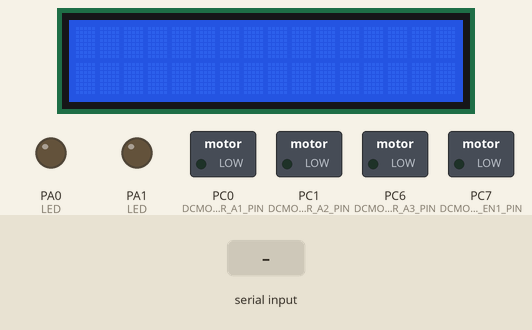
This program was run on a simulated ATmega32, built with avr-gcc and emulated at 16 MHz. Shown: 16×2 character LCD, switched loads named in the program (green lamp = pin HIGH), output pins drawn as LEDs (lit = HIGH). Wiring (inferred from the names in the program): character LCD (HD44780): RS PB0; E PB1; data PA4, PA5, PA6, PA7. The test bench sets the inputs (shaded band). Pins used as bus, display or sensor lines are not drawn.

Above: at 1.2 s.
1.3 s: "F" received over Serial
At 2.5 s:
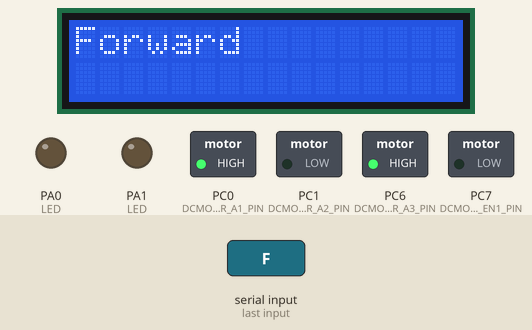
2.8 s: "B" received over Serial
At 3.7 s:
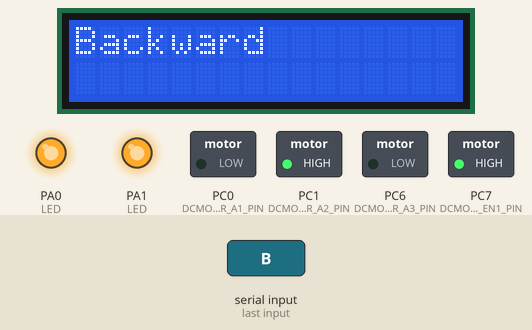
4.3 s: "L" received over Serial
At 5.5 s:
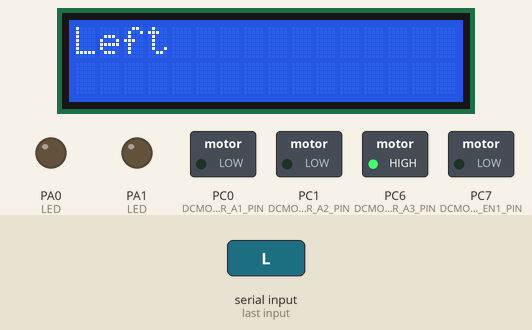
5.8 s: "R" received over Serial
At 7.0 s:
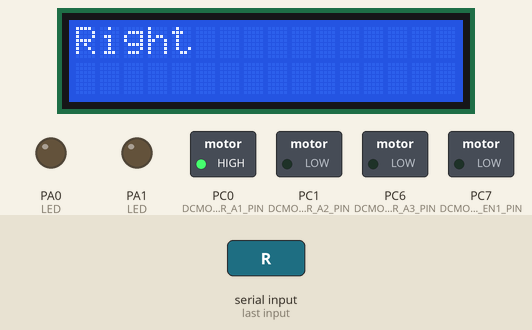
7.3 s: "S" received over Serial
At 8.0 s:
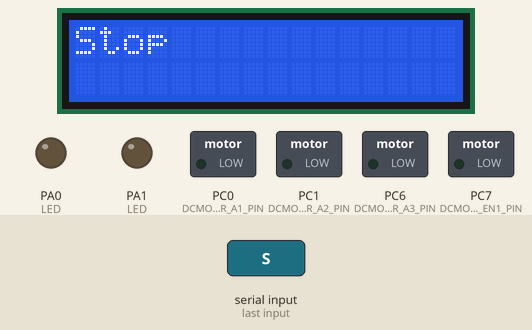
Timing chart, 0 to 9.8 s (numbered marks = the images above; inputs shaded):
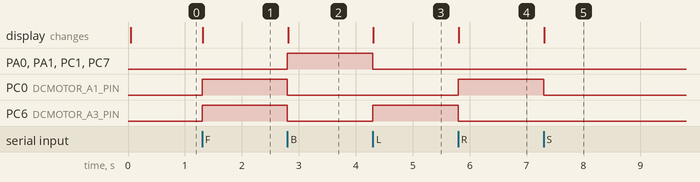

The program:

main.c
```c
/*
 * Project_2.c
 *
 * Created: 8/7/2026 6:40:03 PM
 * Author : Eltawel
 */

#include "main.h"


int main(void)
{

	TIM0_voidInit();
	TIM2_voidInit();
	UART_voidInit();
	DCMOTOR_voidInit();
	LCD_voidInit();

    while (1)
    {
		u8 Loc_UART_ReceivedCommand = UART_u8ReceiveData();

		switch(Loc_UART_ReceivedCommand)
		{
			case 'F':
				LED_voidOFF(DIO_PORTA, DIO_PIN0);
				LED_voidOFF(DIO_PORTA, DIO_PIN1);
				DCMOTOR_voidForward(70);
				LCD_voidClear();
				LCD_voidSendString((u8*)"Forward");
				break;

			case 'B':
				DCMOTOR_voidReverse(50);
				LED_voidON(DIO_PORTA, DIO_PIN0);
				LED_voidON(DIO_PORTA, DIO_PIN1);
				LCD_voidClear();
				LCD_voidSendString((u8*)"Backward");
				break;

			case 'L':
				LED_voidOFF(DIO_PORTA, DIO_PIN0);
				LED_voidOFF(DIO_PORTA, DIO_PIN1);
				DCMOTOR_voidLeft(70);
				LCD_voidClear();
				LCD_voidSendString((u8*)"Left");
				break;

			case 'R':
				LED_voidOFF(DIO_PORTA, DIO_PIN0);
				LED_voidOFF(DIO_PORTA, DIO_PIN1);
				DCMOTOR_voidRight(70);
				LCD_voidClear();
				LCD_voidSendString((u8*)"Right");
				break;

			case 'S':
				LED_voidOFF(DIO_PORTA, DIO_PIN0);
				LED_voidOFF(DIO_PORTA, DIO_PIN1);
				DCMOTOR_voidStop(0);
				LCD_voidClear();
				LCD_voidSendString((u8*)"Stop");
				break;

			default:

			break;
		}
    }
}
```

main.h
```c
/*
 * main.h
 *
 * Created: 8/7/2026 6:42:55 PM
 *  Author: Eltawel
 */


#ifndef MAIN_H_
#define MAIN_H_

/************************************************************************/
/*                               INCLUDES                               */
/************************************************************************/

/* LIB */
#include "../LIB/Platform_CFG.h"
#include "../LIB/STD_TYPES.h"
#include "../LIB/BIT_MATH.h"

/* MCAL */
#include "../MCAL/DIO/DIO_interface.h"
#include "../MCAL/UART/UART_interface.h"
#include "../MCAL/TIM0/TIM0_interface.h"
#include "../MCAL/TIM2/TIM2_interface.h"

/* HAL */
#include "../HAL/LED/LED_interface.h"
#include "../HAL/BUZZER/BUZZER_interface.h"
#include "../HAL/LCD/LCD_interface.h"
#include "../HAL/DC_MOTOR/DCMOTOR_interface.h"

#endif /* MAIN_H_ */
```

DCMOTOR_CFG.h
```c
/*
 * DCMOTOR_CFG.h
 *
 * Created: 8/8/2026 8:11:09 PM
 *  Author: Eltawel
 */


#ifndef DCMOTOR_CFG_H_
#define DCMOTOR_CFG_H_

#define DCMOTOR_EN1_PORT			DIO_PORTC
#define DCMOTOR_EN1_PIN				DIO_PIN7

#define DCMOTOR_EN2_PORT			DIO_PORTC
#define DCMOTOR_EN2_PIN				DIO_PIN7

#define DCMOTOR_PORT				DIO_PORTC

#define DCMOTOR_A1_PIN				DIO_PIN0
#define DCMOTOR_A2_PIN				DIO_PIN1
#define DCMOTOR_A3_PIN				DIO_PIN6
#define DCMOTOR_A4_PIN				DIO_PIN7

#endif /* DCMOTOR_CFG_H_ */
```

LCD_CFG.h
```c
/*
 * LCD_CFG.h
 *
 * Created: 8/8/2026 5:34:57 PM
 *  Author: Eltawel
 */


#ifndef LCD_CFG_H_
#define LCD_CFG_H_

/* LCD Control Port Dir */
#define LCD_CPORT_DIR			0x03

/* LCD Data Port Dir */
#define LCD_DPORT_DIR			0xF0

/* LCD Control PORT */
#define LCD_CPORT				DIO_PORTB

/* LCD Contrl Pins */
#define LCD_RS_PIN				DIO_PIN0
//#define LCD_RW_PIN			GND
#define LCD_E_PIN				DIO_PIN1

/* LCD Data PORT */
#define LCD_DPORT				DIO_PORTA

/* LCD Data Pins */
#define LCD_D4_PIN				DIO_PIN4
#define LCD_D5_PIN				DIO_PIN5
#define LCD_D6_PIN				DIO_PIN6
#define LCD_D7_PIN				DIO_PIN7

/* LCD Bits */
#define LCD_4_BIT				4


#endif /* LCD_CFG_H_ */
```

BUZZER_interface.h
```c
/*
 * BUZZER_interface.h
 *
 * Created: 8/8/2026 5:30:33 PM
 *  Author: Eltawel
 */


#ifndef BUZZER_INTERFACE_H_
#define BUZZER_INTERFACE_H_

/**
 * @brief Turns ON the buzzer connected to the given port and pin.
 * @param copy_u8port Port ID the buzzer (driving transistor's base) is connected to.
 * @param copy_u8pin  Pin number within the port (0-7).
 * @return None
 * @note The buzzer is driven indirectly through an NPN transistor switch
 *       (base connected via a current-limiting resistor to this pin).
 *       The pin must be configured as OUTPUT beforehand (via the DIO driver).
 */
void BUZZER_voidON(u8 copy_u8port, u8 copy_u8pin);

/**
 * @brief Turns OFF the buzzer connected to the given port and pin.
 * @param copy_u8port Port ID the buzzer driving pin is connected to.
 * @param copy_u8pin  Pin number within the port (0-7).
 * @return None
 */
void BUZZER_voidOFF(u8 copy_u8port, u8 copy_u8pin);

/**
 * @brief Toggles the current state of the buzzer (ON becomes OFF and
 *        vice versa).
 * @param copy_u8port Port ID the buzzer driving pin is connected to.
 * @param copy_u8pin  Pin number within the port (0-7).
 * @return None
 */
void BUZZER_voidToggle(u8 copy_u8port, u8 copy_u8pin);

#endif /* BUZZER_INTERFACE_H_ */
```

BUZZER_prog.c
```c
/*
 * BUZZER_prog.c
 *
 * Created: 8/8/2026 5:30:44 PM
 *  Author: Eltawel
 */

#include "../../LIB/STD_TYPES.h"
#include "../../LIB/BIT_MATH.h"
#include "../../MCAL/DIO/DIO_interface.h"
#include "BUZZER_interface.h"

void BUZZER_voidON(u8 copy_u8port, u8 copy_u8pin)
{
	DIO_voidSetPinDir(copy_u8port, copy_u8pin, OUTPUT);
	DIO_voidSetPinVal(copy_u8port, copy_u8pin, HIGH);
}

void BUZZER_voidOFF(u8 copy_u8port, u8 copy_u8pin)
{
	DIO_voidSetPinDir(copy_u8port, copy_u8pin, OUTPUT);
	DIO_voidSetPinVal(copy_u8port, copy_u8pin, LOW);
}

void BUZZER_voidToggle(u8 copy_u8port, u8 copy_u8pin)
{
	DIO_voidSetPinDir(copy_u8port, copy_u8pin, OUTPUT);
	DIO_voidTogglePinVal(copy_u8port, copy_u8pin);
}
```

DCMOTOR_interface.h
```c
/*
 * DCMOTOR_interface.h
 *
 * Created: 8/8/2026 8:11:25 PM
 *  Author: Eltawel
 */


#ifndef DCMOTOR_INTERFACE_H_
#define DCMOTOR_INTERFACE_H_

/**
 * @brief Initializes the direction control pins for both motors as
 *        OUTPUT, and ensures both motors start in the STOP state.
 *        Does NOT initialize Timer2/PWM; TIM2_voidInit() must be
 *        called separately (e.g. in main, before this function).
 * @param None
 * @return None
 */
void DCMOTOR_voidInit(void);

/**
 * @brief Drives both motors forward (same direction), causing the
 *        car to move straight ahead.
 * @param copy_u8speed Speed percentage. Valid range: 0 (stopped) to 100 (max speed).
 * @return None
 */
void DCMOTOR_voidForward(u8 copy_u8speed);

/**
 * @brief Drives both motors in reverse (same direction), causing the
 *        car to move straight backward.
 * @param copy_u8speed Speed percentage. Valid range: 0 (stopped) to 100 (max speed).
 * @return None
 */
void DCMOTOR_voidReverse(u8 copy_u8speed);

/**
 * @brief Turns the car left by stopping the left motor while driving
 *        the right motor forward (pivot turn).
 * @param copy_u8speed Speed percentage. Valid range: 0 (stopped) to 100 (max speed).
 * @return None
 */
void DCMOTOR_voidLeft(u8 copy_u8speed);

/**
 * @brief Turns the car right by stopping the right motor while driving
 *        the left motor forward (pivot turn).
 * @param copy_u8speed Speed percentage. Valid range: 0 (stopped) to 100 (max speed).
 * @return None
 */
void DCMOTOR_voidRight(u8 copy_u8speed);

/**
 * @brief Stops both motors immediately (IN1=IN2=0 for both motors,
 *        i.e. free-running stop, not active braking).
 * @param copy_u8speed Speed percentage. Valid range: 0 (stopped) to 100 (max speed).
 * @return None
 */
void DCMOTOR_voidStop(u8 copy_u8speed);

#endif /* DCMOTOR_INTERFACE_H_ */
```

DCMOTOR_prog.c
```c
/*
 * DCMOTOR_prog.c
 *
 * Created: 8/8/2026 8:11:40 PM
 *  Author: Eltawel
 */

#include "../../LIB/STD_TYPES.h"
#include "../../LIB/BIT_MATH.h"
#include "../../MCAL/TIM2/TIM2_interface.h"
#include "../../MCAL/DIO/DIO_interface.h"
#include "DCMOTOR_CFG.h"
#include "DCMOTOR_interface.h"

void DCMOTOR_voidInit()
{
	/* Set Motor Pins */
	DIO_voidSetPinDir(DCMOTOR_EN1_PORT, DCMOTOR_EN1_PIN, OUTPUT);
	DIO_voidSetPinDir(DCMOTOR_EN2_PORT, DCMOTOR_EN2_PIN, OUTPUT);

	DIO_voidSetPinDir(DCMOTOR_PORT, DCMOTOR_A1_PIN, OUTPUT);
	DIO_voidSetPinDir(DCMOTOR_PORT, DCMOTOR_A2_PIN, OUTPUT);
	DIO_voidSetPinDir(DCMOTOR_PORT, DCMOTOR_A3_PIN, OUTPUT);
	DIO_voidSetPinDir(DCMOTOR_PORT, DCMOTOR_A4_PIN, OUTPUT);
}

void DCMOTOR_voidForward(u8 copy_u8speed)
{
	TIM2_voidFastPWM(copy_u8speed);

	/* motor 1*/
	DIO_voidSetPinVal(DCMOTOR_PORT, DCMOTOR_A1_PIN, HIGH);
	DIO_voidSetPinVal(DCMOTOR_PORT, DCMOTOR_A2_PIN, LOW);

	/* motor 2*/
	DIO_voidSetPinVal(DCMOTOR_PORT, DCMOTOR_A3_PIN, HIGH);
	DIO_voidSetPinVal(DCMOTOR_PORT, DCMOTOR_A4_PIN, LOW);
}

void DCMOTOR_voidReverse(u8 copy_u8speed)
{
	TIM2_voidFastPWM(copy_u8speed);

	/* motor 1*/
	DIO_voidSetPinVal(DCMOTOR_PORT, DCMOTOR_A1_PIN, LOW);
	DIO_voidSetPinVal(DCMOTOR_PORT, DCMOTOR_A2_PIN, HIGH);

	/* motor 2*/
	DIO_voidSetPinVal(DCMOTOR_PORT, DCMOTOR_A3_PIN, LOW);
	DIO_voidSetPinVal(DCMOTOR_PORT, DCMOTOR_A4_PIN, HIGH);
}

void DCMOTOR_voidLeft(u8 copy_u8speed)
{
	TIM2_voidFastPWM(copy_u8speed);

	/* motor 1*/
	DIO_voidSetPinVal(DCMOTOR_PORT, DCMOTOR_A1_PIN, LOW);
	DIO_voidSetPinVal(DCMOTOR_PORT, DCMOTOR_A2_PIN, LOW);

	/* motor 2*/
	DIO_voidSetPinVal(DCMOTOR_PORT, DCMOTOR_A3_PIN, HIGH);
	DIO_voidSetPinVal(DCMOTOR_PORT, DCMOTOR_A4_PIN, LOW);
}

void DCMOTOR_voidRight(u8 copy_u8speed)
{
	TIM2_voidFastPWM(copy_u8speed);

	/* motor 1*/
	DIO_voidSetPinVal(DCMOTOR_PORT, DCMOTOR_A1_PIN, HIGH);
	DIO_voidSetPinVal(DCMOTOR_PORT, DCMOTOR_A2_PIN, LOW);

	/* motor 2*/
	DIO_voidSetPinVal(DCMOTOR_PORT, DCMOTOR_A3_PIN, LOW);
	DIO_voidSetPinVal(DCMOTOR_PORT, DCMOTOR_A4_PIN, LOW);
}

void DCMOTOR_voidStop(u8 copy_u8speed)
{
	TIM2_voidFastPWM(copy_u8speed);

	/* motor 1*/
	DIO_voidSetPinVal(DCMOTOR_PORT, DCMOTOR_A1_PIN, LOW);
	DIO_voidSetPinVal(DCMOTOR_PORT, DCMOTOR_A2_PIN, LOW);

	/* motor 2*/
	DIO_voidSetPinVal(DCMOTOR_PORT, DCMOTOR_A3_PIN, LOW);
	DIO_voidSetPinVal(DCMOTOR_PORT, DCMOTOR_A4_PIN, LOW);
}
```

LCD_interface.h
```c
/*
 * LCD_interface.h
 *
 * Created: 8/8/2026 5:35:06 PM
 *  Author: Eltawel
 */


#ifndef LCD_INTERFACE_H_
#define LCD_INTERFACE_H_

/**
 * @brief Initializes the LCD in 4-bit mode according to the standard
 *        HD44780 initialization sequence (function set, display ON,
 *        clear display, entry mode set), using pin configuration
 *        defined in LCD_CFG.h.
 * @param None
 * @return None
 * @note Relies on TIM0_voidDelayMs() for the required timing delays
 *       between initialization steps.
 */
void LCD_voidInit(void);

/**
 * @brief Sends a command byte to the LCD (e.g. clear display, cursor
 *        home, display ON/OFF...). Internally splits the byte into
 *        two 4-bit nibbles since the driver operates in 4-bit mode.
 * @param copy_u8command Command byte, as defined by the HD44780 command set.
 * @return None
 */
void LCD_voidSendCommand(u8 copy_u8command);

/**
 * @brief Sends a single character of data to be displayed at the
 *        current cursor position.
 * @param copy_u8data ASCII character to display.
 * @return None
 */
void LCD_voidSendData(u8 copy_u8data);

/**
 * @brief CLear the LCD from any data to displayed nothing
 * @param none
 * @return None
 */
void LCD_voidClear();

/**
 * @brief Sends a null-terminated string to be displayed starting at
 *        the current cursor position.
 * @param copy_pu8string Pointer to a null-terminated character array (string).
 * @return None
 */
void LCD_voidSendString(u8 *copy_pu8string);

/**
 * @brief Converts a numeric value to its ASCII representation and
 *        displays it at the current cursor position.
 * @param copy_u32num Number to display.
 * @return None
 */
void LCD_voidSendNum(u32 copy_u32num);

/**
 * @brief Moves the LCD cursor to a specific row and column position.
 * @param copy_u8x Column position (0-based).
 * @param copy_u8y Row position (0-based, e.g. 0 = first row, 1 = second row).
 * @return None
 */
void LCD_voidGotoXY(u8 copy_u8x, u8 copy_u8y);

/**
 * @brief Stores a custom character pattern (e.g. a special icon) into
 *        the LCD's CGRAM and displays it at the given position.
 * @param copy_parr    Pointer to an 8-byte array defining the custom
 *                      character bitmap (5x8 pixel pattern).
 * @param copy_u8pattern CGRAM pattern slot index (0-7).
 * @param copy_u8x     Column position to display the character at.
 * @param copy_u8y     Row position to display the character at.
 * @return None
 */
void LCD_voidDisplayGraphicalData(u8 *copy_parr, u8 copy_u8pattern, u8 copy_u8x, u8 copy_u8y);

#endif /* LCD_INTERFACE_H_ */
```

LCD_prog.c
```c
/*
 * LCD_prog.c
 *
 * Created: 8/8/2026 5:35:16 PM
 *  Author: Eltawel
 */

#include "../../LIB/STD_TYPES.h"
#include "../../LIB/BIT_MATH.h"
#include "../../MCAL/TIM0/TIM0_interface.h"
#include "../../MCAL/DIO/DIO_interface.h"
#include "LCD_interface.h"
#include "LCD_CFG.h"

/**
 * @brief Sends the upper nibble (4 bits) of a byte to the LCD data pins
 *        (D4-D7), then triggers an Enable pulse to latch it.
 *        Used internally to implement 4-bit mode communication, where
 *        every full byte (command or data) is split into two nibbles.
 * @param copy_u8data The nibble to send, expected in the upper 4 bits
 *                     of the byte (lower 4 bits are ignored/masked).
 * @return None
 */
static void LCD_voidSendHalfData(u8 copy_u8data)
{
	static const u8 Loc_LCD_Bits[LCD_4_BIT] = {LCD_D4_PIN, LCD_D5_PIN, LCD_D6_PIN, LCD_D7_PIN};

	u8 Loc_LCD_Counter = 0;

	for(Loc_LCD_Counter = 0; Loc_LCD_Counter < LCD_4_BIT; Loc_LCD_Counter++)
	{
		DIO_voidSetPinVal(LCD_DPORT, Loc_LCD_Bits[Loc_LCD_Counter], GET_BIT(copy_u8data, Loc_LCD_Counter));
	}
}

/**
 * @brief Generates the Enable (E) pulse required by the HD44780
 *        controller to latch data/command bits that are currently
 *        set on the data pins. Sequence: E=1, short delay, E=0.
 * @param None
 * @return None
 */
static void LCD_voidSendEnablePulse()
{
	DIO_voidSetPinVal(LCD_CPORT, LCD_E_PIN, HIGH);
	TIM0_voidDelayMs(1);
	DIO_voidSetPinVal(LCD_CPORT, LCD_E_PIN, LOW);
}

void LCD_voidInit(void)
{
	/* 1- Set Ports(CPORT , DPORT) Directions */
		DIO_voidSetPortDir(LCD_CPORT, LCD_CPORT_DIR);
		DIO_voidSetPortDir(LCD_DPORT, LCD_DPORT_DIR);

	/* 2- Delay (40ms) */
		TIM0_voidDelayMs(40);

	/* 3- Send Half Data */
		LCD_voidSendHalfData(0x02);
		LCD_voidSendEnablePulse();
		LCD_voidSendHalfData(0x02);
		LCD_voidSendEnablePulse();
		LCD_voidSendHalfData(0x08);
		LCD_voidSendEnablePulse();

	/* 4- Send Command */
		LCD_voidSendCommand(0x0C);

	/* 5- Clear LCD */
		LCD_voidClear();
}

void LCD_voidSendCommand(u8 copy_u8command)
{
	/* 1- Set RS --> 0 */
		DIO_voidSetPinVal(LCD_CPORT, LCD_RS_PIN, LOW);

	/* 2- Set RW --> GND */

	/* 3- Send Half Data */
		LCD_voidSendHalfData(copy_u8command >> 4);
		LCD_voidSendEnablePulse();
		LCD_voidSendHalfData(copy_u8command);
		LCD_voidSendEnablePulse();
}

void LCD_voidSendData(u8 copy_u8data)
{
	/* 1- Set RS --> 1 */
	DIO_voidSetPinVal(LCD_CPORT, LCD_RS_PIN, HIGH);

	/* 2- Set RW --> GND */

	/* 3- Send Half Data */
	LCD_voidSendHalfData(copy_u8data >> 4);
	LCD_voidSendEnablePulse();
	LCD_voidSendHalfData(copy_u8data);
	LCD_voidSendEnablePulse();
}

void LCD_voidClear()
{
	LCD_voidSendCommand(0x01);
}

void LCD_voidSendString(u8 *copy_pu8string)
{
	u8 Loc_LCD_Counter = 0;

	while(copy_pu8string[Loc_LCD_Counter] != nul)
	{
		LCD_voidSendData(copy_pu8string[Loc_LCD_Counter]);
		Loc_LCD_Counter++;
	}
}

void LCD_voidSendNum(u32 copy_u32num)
{
	s8 Loc_LCD_Counter = 0;
	u8 Loc_LCD_Arr[10];

	if(copy_u32num == 0)
	{
		LCD_voidSendData('0');
		return;
	}

	for(Loc_LCD_Counter = 0; copy_u32num != 0; Loc_LCD_Counter++)
	{
		Loc_LCD_Arr[Loc_LCD_Counter] = copy_u32num % 10 + 48;
		copy_u32num /= 10;
	}
	Loc_LCD_Counter--;

	while(Loc_LCD_Counter >= 0)
	{
		LCD_voidSendData(Loc_LCD_Arr[Loc_LCD_Counter]);
		Loc_LCD_Counter--;
	}
}

void LCD_voidGotoXY(u8 copy_u8x, u8 copy_u8y)
{
	u8 Loc_LCD_DDRAM_Address = (copy_u8x + (copy_u8y * 0x40));

	SET_BIT(Loc_LCD_DDRAM_Address, 7);

	LCD_voidSendCommand(Loc_LCD_DDRAM_Address);
}

void LCD_voidDisplayGraphicalData(u8 *copy_parr, u8 copy_u8pattern, u8 copy_u8x, u8 copy_u8y)
{
	u8 Loc_LCD_CGRAM_Adress = copy_u8pattern * 8;
	u8 Loc_LCD_Counter = 0;

	CLEAR_BIT(Loc_LCD_CGRAM_Adress, 7);
	SET_BIT(Loc_LCD_CGRAM_Adress, 6);

	LCD_voidSendCommand(Loc_LCD_CGRAM_Adress);

	for(Loc_LCD_Counter = 0; Loc_LCD_Counter < 8; Loc_LCD_Counter++)
	{
		LCD_voidSendData(copy_parr[Loc_LCD_Counter]);
	}

	LCD_voidGotoXY(copy_u8x, copy_u8y);
	LCD_voidSendData(copy_u8pattern);
}
```

LED_interface.h
```c
/*
 * LED_interface.h
 *
 * Created: 8/8/2026 5:04:57 PM
 *  Author: Eltawel
 */


#ifndef LED_INTERFACE_H_
#define LED_INTERFACE_H_

/**
 * @brief Turns ON a specific LED connected to the given port and pin.
 * @param copy_u8port Port ID the LED is connected to (e.g. PORTA, PORTB...).
 * @param copy_u8pin  Pin number within the port (0-7).
 * @return None
 * @note Assumes the LED is active-HIGH (logic 1 = ON). The pin must be
 *       configured as OUTPUT beforehand (via the DIO driver) for this
 *       function to have any effect.
 */
void LED_voidON(u8 copy_u8port, u8 copy_u8pin);

/**
 * @brief Turns OFF a specific LED connected to the given port and pin.
 * @param copy_u8port Port ID the LED is connected to.
 * @param copy_u8pin  Pin number within the port (0-7).
 * @return None
 * @note Assumes the LED is active-HIGH (logic 1 = ON, logic 0 = OFF).
 */
void LED_voidOFF(u8 copy_u8port, u8 copy_u8pin);

/**
 * @brief Toggles the current state of a specific LED (ON becomes OFF
 *        and vice versa).
 * @param copy_u8port Port ID the LED is connected to.
 * @param copy_u8pin  Pin number within the port (0-7).
 * @return None
 */
void LED_voidToggle(u8 copy_u8port, u8 copy_u8pin);

#endif /* LED_INTERFACE_H_ */
```

LED_prog.c
```c
/*
 * LED_prog.c
 *
 * Created: 8/8/2026 5:05:08 PM
 *  Author: Eltawel
 */

#include "../../LIB/STD_TYPES.h"
#include "../../LIB/BIT_MATH.h"
#include "../../MCAL/DIO/DIO_interface.h"
#include "LED_interface.h"

void LED_voidON(u8 copy_u8port, u8 copy_u8pin)
{
	DIO_voidSetPinDir(copy_u8port, copy_u8pin, OUTPUT);
	DIO_voidSetPinVal(copy_u8port, copy_u8pin, HIGH);
}

void LED_voidOFF(u8 copy_u8port, u8 copy_u8pin)
{
	DIO_voidSetPinDir(copy_u8port, copy_u8pin, OUTPUT);
	DIO_voidSetPinVal(copy_u8port, copy_u8pin, LOW);
}

void LED_voidToggle(u8 copy_u8port, u8 copy_u8pin)
{
	DIO_voidSetPinDir(copy_u8port, copy_u8pin, OUTPUT);
	DIO_voidTogglePinVal(copy_u8port, copy_u8pin);
}
```

BIT_MATH.h
```c
/*
 * BIT_MATH.h
 *
 * Created: 8/7/2026 6:44:31 PM
 *  Author: Eltawel
 */


#ifndef BIT_MATH_H_
#define BIT_MATH_H_

/* Macros */
#define BIT_MASK					1

/* Function Macros */
#define SET_BIT(REG,BIT)			((REG) |= (BIT_MASK << (BIT)))
#define CLEAR_BIT(REG,BIT)			((REG) &= ~(BIT_MASK << (BIT)))
#define TOGGLE_BIT(REG,BIT)			((REG) ^= (BIT_MASK << (BIT)))
#define GET_BIT(REG,BIT)			(((REG) >> (BIT)) & BIT_MASK)

#endif /* BIT_MATH_H_ */
```

Platform_CFG.h
```c
/*
 * Platform_CFG.h
 *
 * Created: 8/8/2026 2:44:44 AM
 *  Author: Eltawel
 */


#ifndef PLATFORM_CFG_H_
#define PLATFORM_CFG_H_

/* Macros */
#define F_CPU			16000000UL

#endif /* PLATFORM_CFG_H_ */
```

Source omitted: STD_TYPES.h (508 bytes), DIO_REG.h (927 bytes), DIO_interface.h (2908 bytes), DIO_prog.c (2934 bytes), TIM0_CFG.h (566 bytes), TIM0_REG.h (1073 bytes), TIM0_interface.h (1012 bytes), TIM0_prog.c (639 bytes), TIM2_CFG.h (792 bytes), TIM2_REG.h (1499 bytes), TIM2_interface.h (899 bytes), TIM2_prog.c (786 bytes) and 4 more

Measured:
- after the input at 1.3 s, PC0 (DCMOTOR_A1_PIN), PC6 (DCMOTOR_A3_PIN): LOW → HIGH at once; the display: changes at once (image 1)
- after the input at 2.8 s, PA0 (LED), PA1 (LED), PC1 (DCMOTOR_A2_PIN), PC7 (DCMOTOR_EN1_PIN): LOW → HIGH at once; PC0 (DCMOTOR_A1_PIN), PC6 (DCMOTOR_A3_PIN): HIGH → LOW at once; the display: changes at once (image 2)
- after the input at 4.3 s, PA0 (LED), PA1 (LED), PC1 (DCMOTOR_A2_PIN), PC7 (DCMOTOR_EN1_PIN): HIGH → LOW at once; PC6 (DCMOTOR_A3_PIN): LOW → HIGH at once; the display: changes at once (image 3)
- after the input at 5.8 s, PC0 (DCMOTOR_A1_PIN): LOW → HIGH at once; PC6 (DCMOTOR_A3_PIN): HIGH → LOW at once; the display: changes at once (image 4)
- after the input at 7.3 s, PC0 (DCMOTOR_A1_PIN): HIGH → LOW at once; the display: changes at once (image 5)
